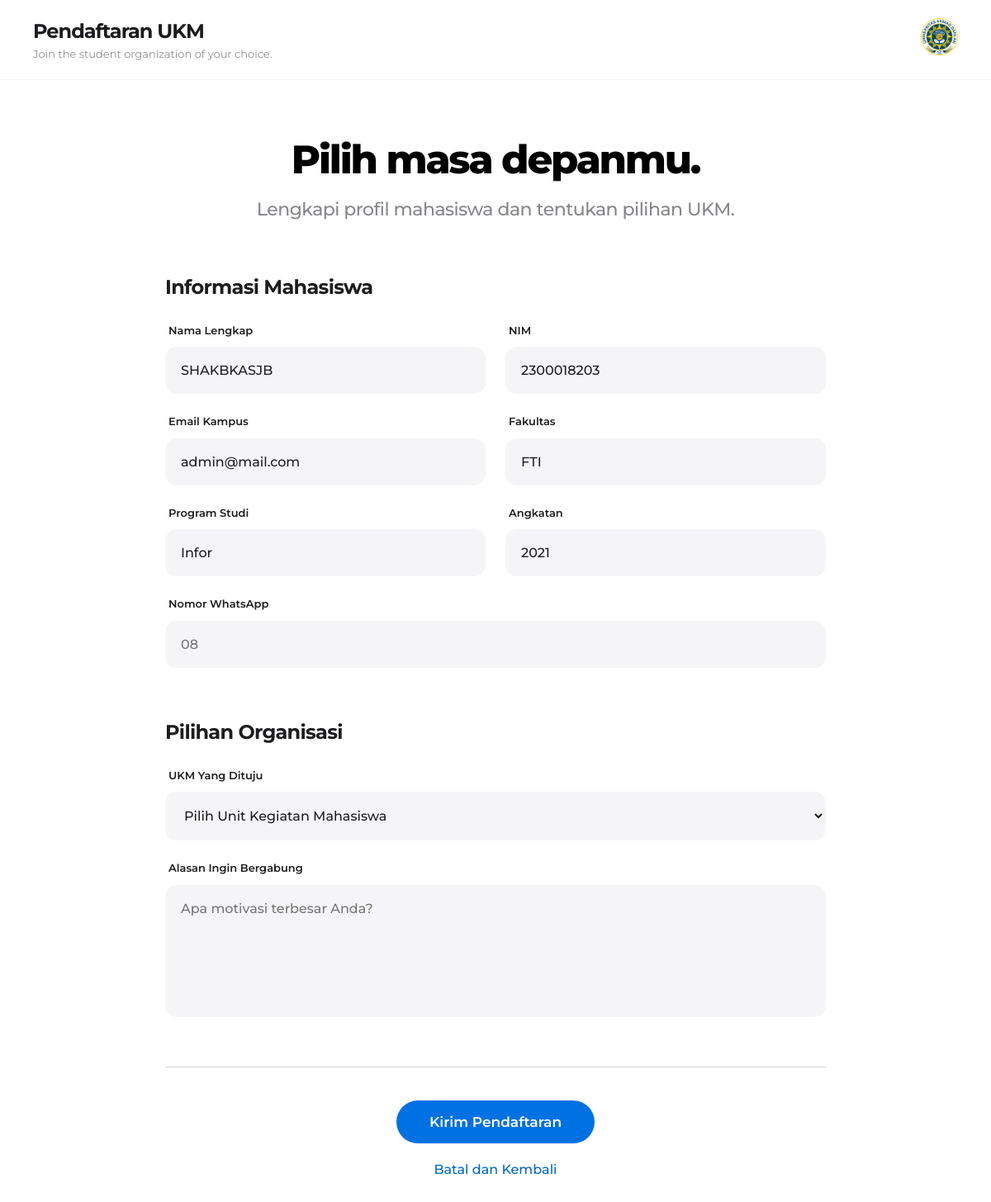
Screenshot of /form.php (signed in) with the database file from the repository.
### tables this page shows
CREATE TABLE `users` (
  `id_user` int(11) NOT NULL,
  `nim` varchar(20) NOT NULL,
  `nama` varchar(100) NOT NULL,
  `email` varchar(100) NOT NULL,
  `password` varchar(255) NOT NULL,
  `prodi` varchar(50) DEFAULT NULL,
  `fakultas` varchar(50) DEFAULT NULL,
  `angkatan` varchar(10) DEFAULT NULL,
  `role` enum('mahasiswa','admin') DEFAULT 'mahasiswa'
);

### form.php (the view, shortened to what this page needs)
<?php
include 'koneksi.php';
$id_user = $_SESSION['id_user'];
$user_res = mysqli_query($conn, "SELECT * FROM users WHERE id_user = '$id_user'");
$u = mysqli_fetch_assoc($user_res);
?>
<!DOCTYPE html>
<html lang="id">
<head>
</head>
<body>
    <div class="glass-panel">
        <div class="header-box">
            <h1>Pendaftaran UKM</h1>
            <p>Join the student organization of your choice.</p>
        </div>
        <div class="brand-logo">
            <img src="gambar/a.png" alt="UAD Logo">
        </div>
    </div>
    <div class="container">
        <div class="hero-section">
            <h2>Pilih masa depanmu.</h2>
            <p>Lengkapi profil mahasiswa dan tentukan pilihan UKM.</p>
        </div>
        <form method="POST" class="form-wrapper">
            <div class="form-section">
                <h3 class="section-title">Informasi Mahasiswa</h3>
                <div class="input-grid">
                    <div class="input-box">
                        <label>Nama Lengkap</label>
                        <input type="text" name="nama" value="<?php echo $u['nama'] ?? ''; ?>" required>
                    </div>
                    <div class="input-box">
                        <label>NIM</label>
                        <input type="text" name="nim" value="<?php echo $u['nim'] ?? ''; ?>" required maxlength="10">
                    </div>
                    <div class="input-box">
                        <label>Email Kampus</label>
                        <input type="email" name="email" value="<?php echo $u['email'] ?? ''; ?>" required placeholder="user@webmail.uad.ac.id">
                    </div>
                    <div class="input-box">
                        <label>Fakultas</label>
                        <input type="text" name="fakultas" value="<?php echo $u['fakultas'] ?? ''; ?>" required>
                    </div>
                    <div class="input-box">
                        <label>Program Studi</label>
                        <input type="text" name="prodi" value="<?php echo $u['prodi'] ?? ''; ?>" required>
                    </div>
                    <div class="input-box">
                        <label>Angkatan</label>
                        <input type="number" name="angkatan" value="<?php echo $u['angkatan'] ?? ''; ?>" required>
                    </div>
                    <div class="input-box full">
                        <label>Nomor WhatsApp</label>
                        <input type="number" name="no_hp" placeholder="08" required>
                    </div>
                </div>
            </div>
            <div class="form-section">
                <h3 class="section-title">Pilihan Organisasi</h3>
                <div class="input-grid">
                    <div class="input-box full">
                        <label>UKM Yang Dituju</label>
                        <select name="id_ukm" required>
                            <option value="" disabled selected>Pilih Unit Kegiatan Mahasiswa</option>
                        </select>
                    </div>
                    <div class="input-box full">
                        <label>Alasan Ingin Bergabung</label>
                        <textarea name="alasan" placeholder="Apa motivasi terbesar Anda?" required></textarea>
                    </div>
                </div>
            </div>
            <div class="footer-cta">
                <button type="submit" name="submit_pendaftaran" class="btn-apple">Kirim Pendaftaran</button>
                <a href="dashboard.php" class="btn-back">Batal dan Kembali</a>
            </div>
        </form>
    </div>
</body>
</html>

### rows the page displays
users: nama "SHAKBKASJB", nim "2300018203", email "admin@mail.com", fakultas "FTI", prodi "Infor", angkatan "2021"
